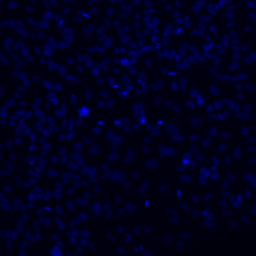
#> input picture image/image_gt_00010000.png, 256 x 256 px, found by its file name
$ python merge_1.py
#> lines starting #> are read from the running program, lines starting #| are printed output that depends on the picture
import numpy as np
import cv2 as cv
from PIL import Image, ImageDraw, ImageFilter

# 画像を読み込む
image_A = cv.imread('./result/image_gt_00010000.png', 1)
#> image_A is the input picture: shape (256, 256, 3); mean B, G, R 30, 0, 0
image_B = cv.imread('./result/image_gen_00010000.png', 1)
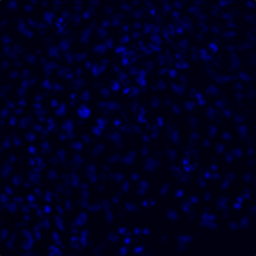
#> input picture image/image_gen_00010000.png, 256 x 256 px, found by its file name
#> image_B is the input picture: shape (256, 256, 3); mean B, G, R 31.8, 0, 0

# 画像のサイズを確認する
print(image_A.shape)
#| (256, 256, 3)
print(image_B.shape)
#| (256, 256, 3)

# 画像を合成する
# alpha = 1, beta = 1, gamma = 0でaddとほぼ同じ？
merge = cv.addWeighted(image_A, 1, image_B, 1, 0)
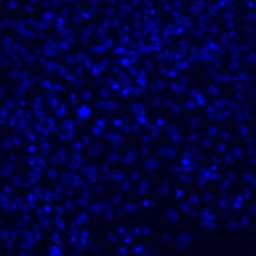
#> merge: shape (256, 256, 3); mean B, G, R 61.6, 0, 0

# 画像を表示する
cv.imshow('frame', merge)

# 画像を保存する
cv.imwrite('./result/merge.png', merge)
cv.waitKey(0)
cv.destroyAllWindows()
